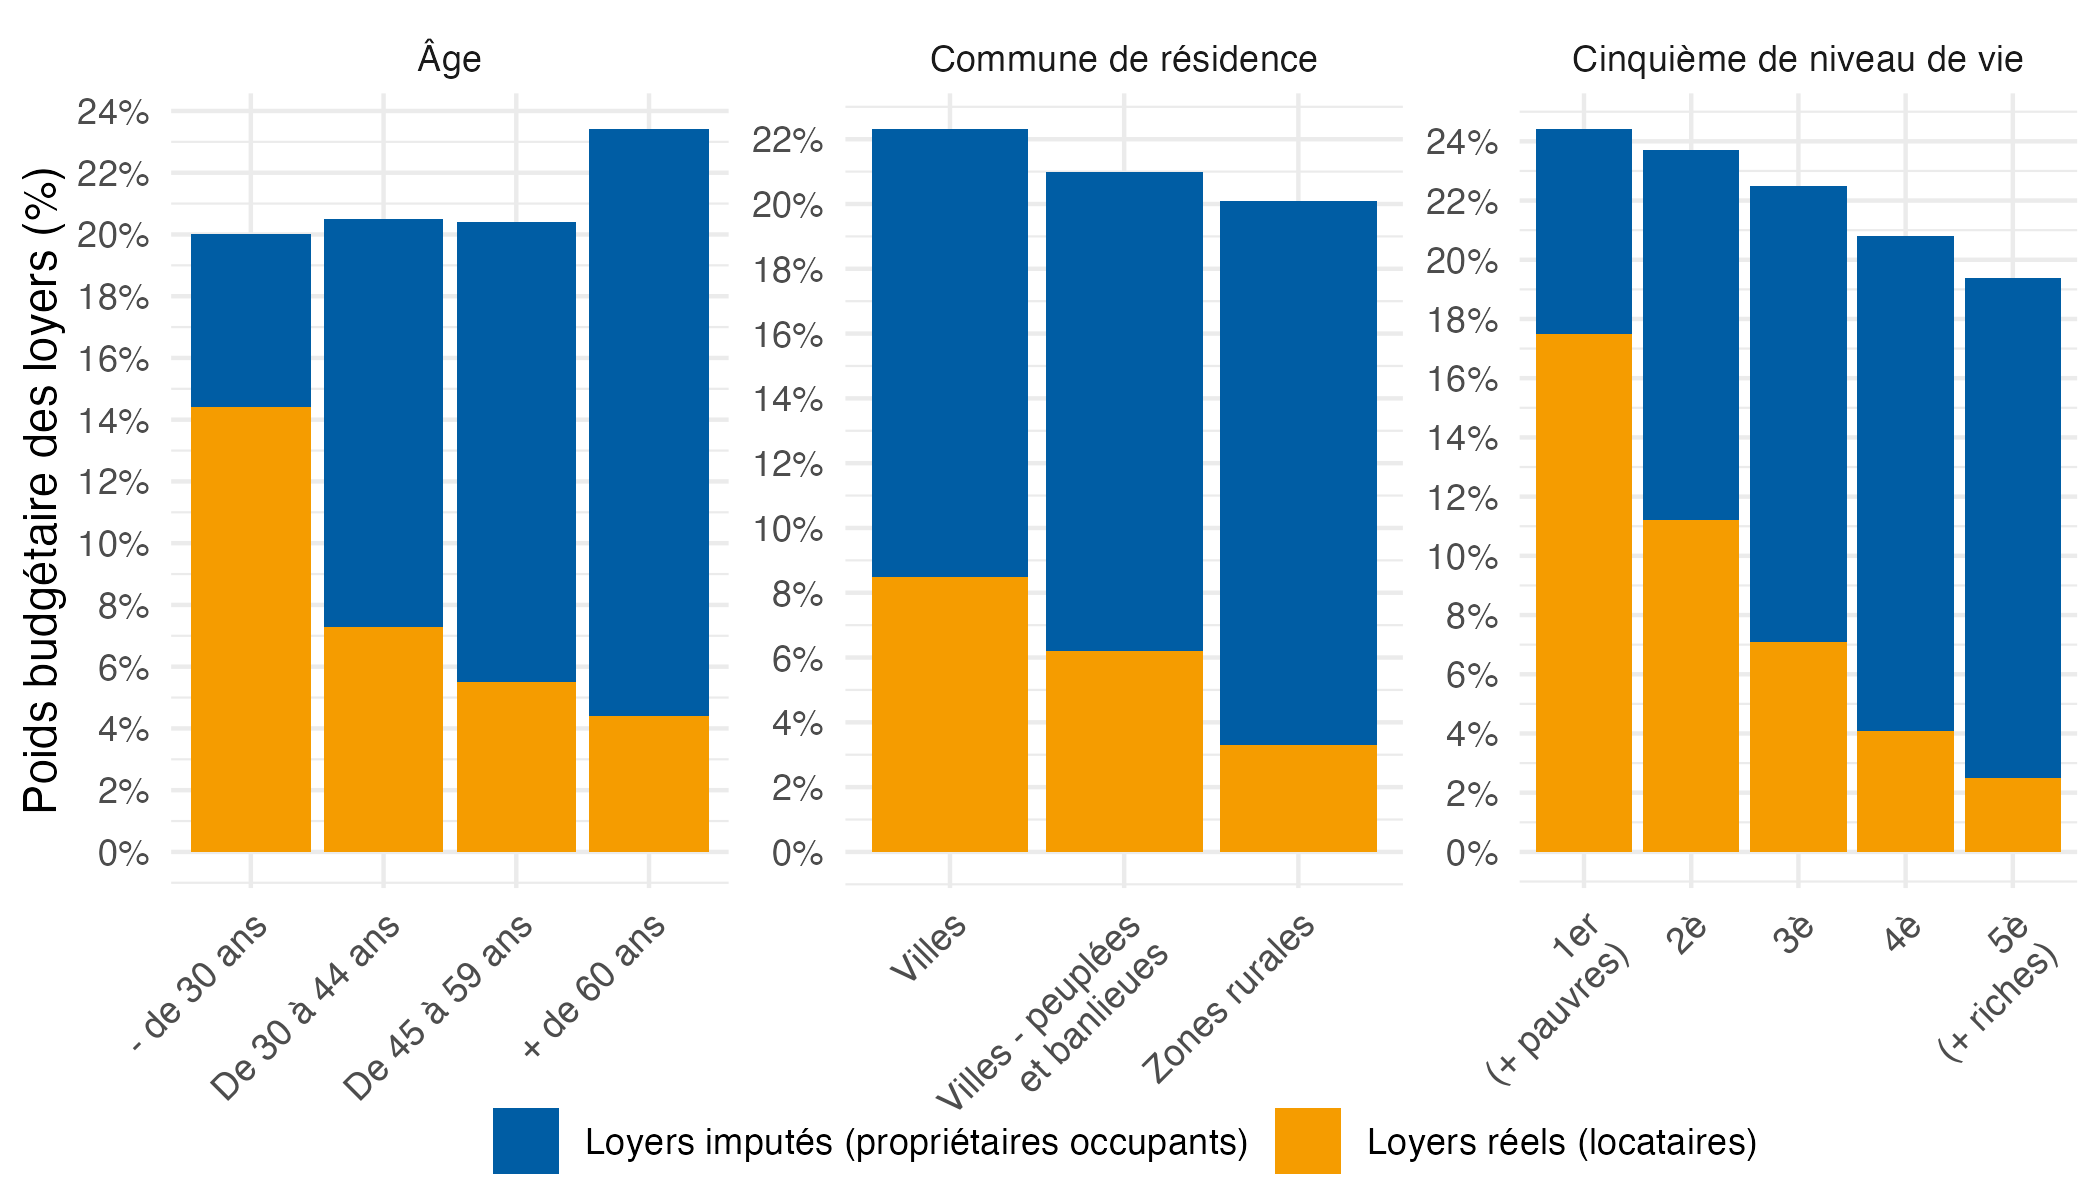

Reproduce this figure in R.
library(tidyverse)
library(eurostat)

## Load Eurostat datasets ------

datasets_eurostat <- c("hbs_str_t225", "hbs_str_t223", "hbs_str_t226")

for (dataset in datasets_eurostat){
  assign(dataset, 
         get_eurostat(dataset, stringsAsFactors = F, cache = F, time_format = "raw") |>
           rename(time = TIME_PERIOD)
  )
}

## Données du graphique 5 --------

graphique5 <- hbs_str_t225 %>%
  rename(category = age) %>%
  mutate(type = "age") %>%
  bind_rows(hbs_str_t223 %>%
              rename(category = quantile) %>%
              mutate(type = "quantile")) %>%
  bind_rows(hbs_str_t226 %>%
              rename(category = deg_urb) %>%
              mutate(type = "deg_urb")) %>%
  filter(coicop %in% c("CP041", "CP042"),
         time == "2020",
         geo == "FR") %>%
  select_if(~ n_distinct(.) > 1) %>%
  select(type, everything(.)) %>%
  arrange(coicop) %>%
  mutate(Coicop = factor(coicop,
                         levels = c("CP042",
                                    "CP041"),
                         labels = c("Loyers imputés (propriétaires occupants)",
                                    "Loyers réels (locataires)")),
         Category = factor(category, levels = c("Y_LT30", "Y30-44", "Y45-59", "Y_GE60",
                                                "DEG1", "DEG2", "DEG3",
                                                "QUINTILE1", "QUINTILE2", "QUINTILE3", "QUINTILE4", "QUINTILE5"),
                           labels = c("- de 30 ans", "De 30 à 44 ans", "De 45 à 59 ans", "+ de 60 ans",
                                      "Villes", "Villes - peuplées\net banlieues", "Zones rurales",
                                      "1er\n(+ pauvres)", "2è", "3è", "4è", "5è\n(+ riches)")),
         Type = factor(type, levels = c("age", "deg_urb", "quantile"),
                       labels = c("Âge", "Commune de résidence", "Cinquième de niveau de vie"))) %>%
  arrange(Coicop) %>%
  mutate(values = values/1000) %>%
  select(type, Type, category, Category, coicop, Coicop, values)

write_csv2(graphique5, "graphique5.csv")
save(graphique5, file = "graphique5.RData")

## Graphique 5 ------

graphique5 %>%
  ggplot + geom_col(aes(x = Category, y = values, fill = Coicop)) +
  theme_minimal() +
  xlab("") + ylab("Poids budgétaire des loyers (%)") +
  scale_y_continuous(breaks = 0.01*seq(-30, 50, 2),
                     labels = percent_format(accuracy = 1)) +
  theme(legend.position = "bottom",
        legend.title = element_blank(),
        legend.margin=margin(t=-35),
        axis.text.x = element_text(angle = 45, vjust = 1, hjust = 1)) +
  scale_fill_manual(values = c("#005DA4", "#F59C00")) +
  facet_wrap(~ Type, scales = "free")




ggsave("graphique5.pdf", width = 7, height = 4, device = cairo_pdf)
ggsave("graphique5.png", bg = "white", width = 7, height = 4)
ggsave("graphique5.svg", bg = "white", width = 7, height = 4)



